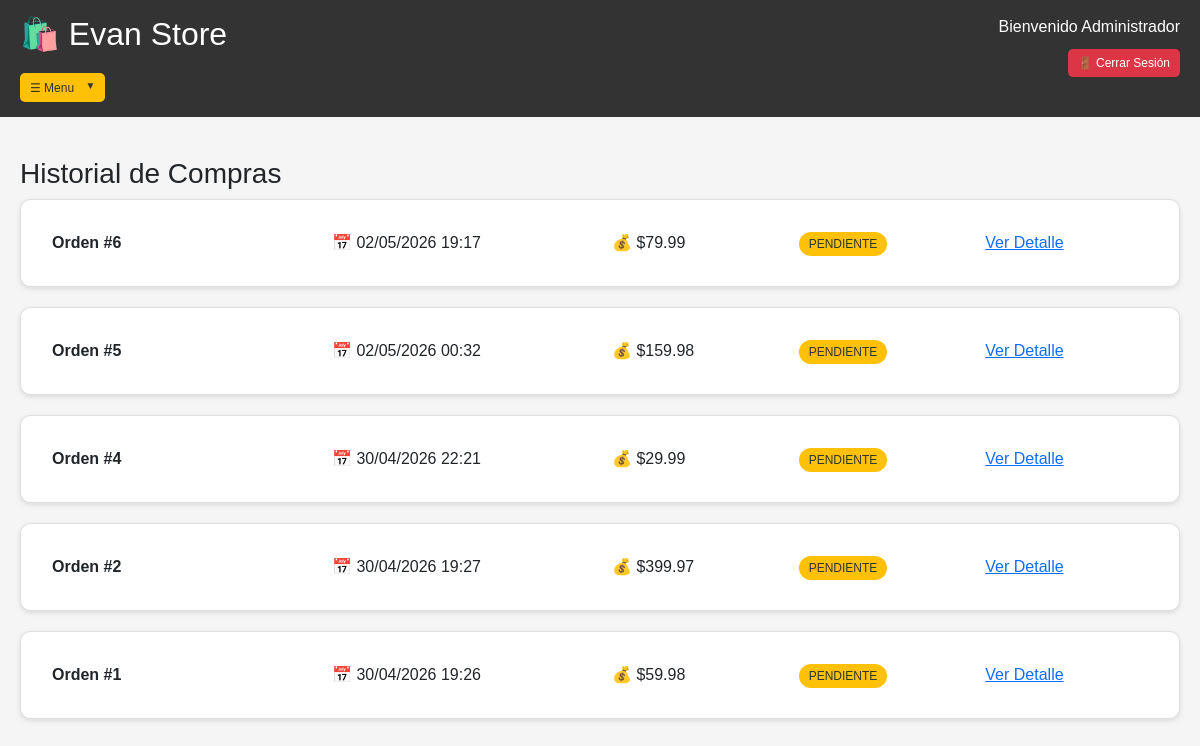
The page /mis-ordenes (signed in) on the database as committed earlier.
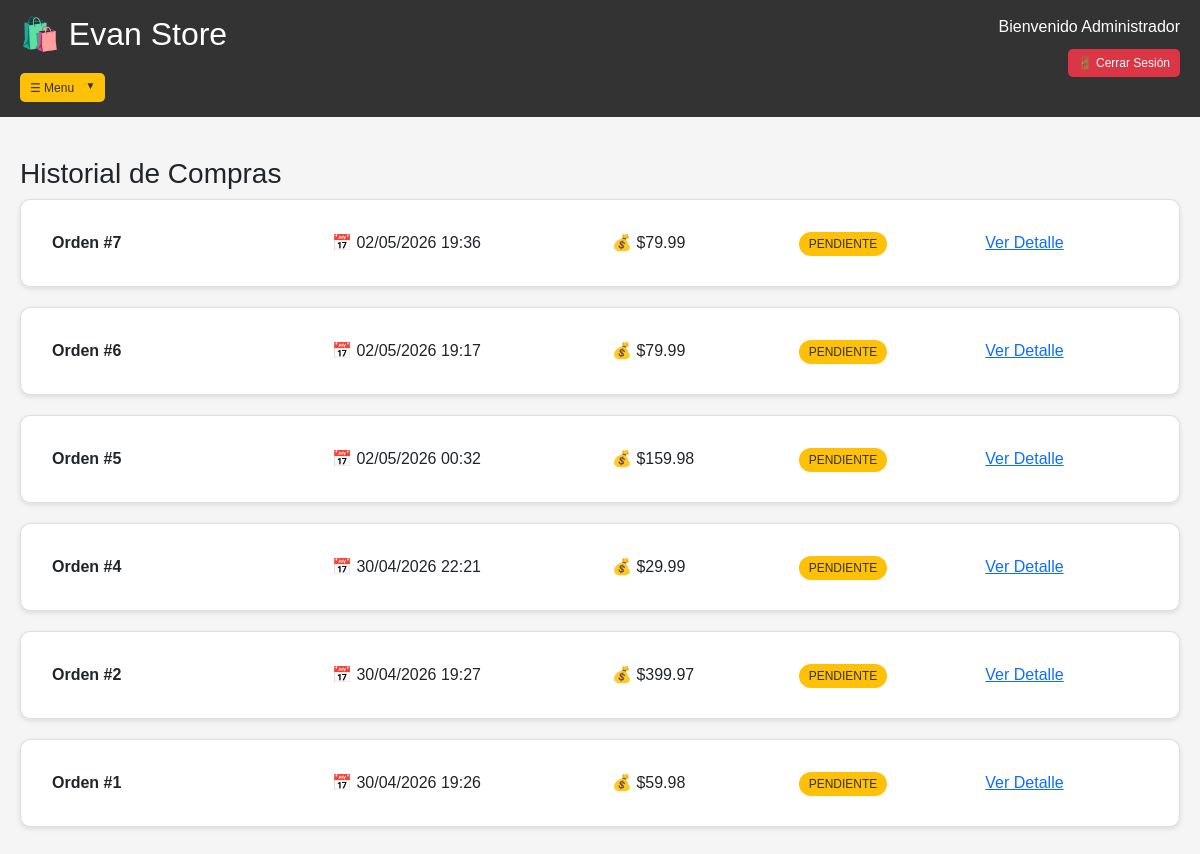
The same page on the database as committed later.
### models.py (models this page shows, shortened)
class Usuario(UserMixin, db.Model):
    id = db.Column(db.Integer, primary_key=True)
    nombre = db.Column(db.String(100), nullable=False)
    usuario = db.Column(db.String(80), unique=True, nullable=False)
    celular = db.Column(db.String(20), nullable=False)
    email = db.Column(db.String(120), unique=True, nullable=False)
    password_hash = db.Column(db.String(255), nullable=False)
    es_admin = db.Column(db.Boolean, default=False)
    fecha_registro = db.Column(db.DateTime, default=datetime.utcnow)

class Orden(db.Model):
    id = db.Column(db.Integer, primary_key=True)
    usuario_id = db.Column(db.Integer, db.ForeignKey('usuario.id'), nullable=False)
    fecha = db.Column(db.DateTime, default=datetime.utcnow)
    total = db.Column(db.Float, nullable=False)
    estado = db.Column(db.String(50), default='pendiente')  # pendiente, pagado, enviado, entregado
    usuario = db.relationship('Usuario', backref='ordenes')

### app.py (the view)
@app.route('/mis-ordenes')
@login_required
def mis_ordenes():
    ordenes = Orden.query.filter_by(usuario_id=current_user.id).order_by(Orden.fecha.desc()).all()
    return render_template('mis_ordenes.html', ordenes=ordenes)

### app.py (called while the page is built)
@login_manager.user_loader
def load_user(user_id):
    return Usuario.query.get(int(user_id))

### templates/mis_ordenes.html (shortened to what this page needs)
<!DOCTYPE html>
<html lang="es">
<head>
    <link href="https://cdn.jsdelivr.net/npm/bootstrap@5.1.3/dist/css/bootstrap.min.css" rel="stylesheet">
    <link rel="stylesheet" href="{{ url_for('static', filename='style.css') }}">
</head>
<body>
    {% include 'navbar.html' %}
    <div class="container">
        <h3>Historial de Compras</h3>
        {% if ordenes %}
            {% for orden in ordenes %}
            <div class="card">
                <div class="card-body">
                    <div class="row">
                        <div class="col-md-3">
                            <strong>Orden #{{ orden.id }}</strong>
                        </div>
                        <div class="col-md-3">
                            📅 {{ orden.fecha.strftime('%d/%m/%Y %H:%M') }}
                        </div>
                        <div class="col-md-2">
                            💰 ${{ "%.2f"|format(orden.total) }}
                        </div>
                        <div class="col-md-2">
                            <span class="estado-{{ orden.estado }}">{{ orden.estado|upper }}</span>
                        </div>
                        <div class="col-md-2">
                            <a href="{{ url_for('ver_orden', orden_id=orden.id) }}" class="btn-ver">Ver Detalle</a>
                        </div>
                    </div>
                </div>
            </div>
            {% endfor %}
        {% else %}
            <div class="alert alert-info">
                🛍️ No tienes órdenes de compra aún.
                <a href="{{ url_for('tienda') }}">¡Comienza a comprar!</a>
            </div>
        {% endif %}
    </div>
</body>
</html>

### templates/navbar.html (shortened to what this page needs)
<link rel="stylesheet" href="{{ url_for('static', filename='style.css') }}">
<div class="navbar">
    <div class="logo-area">
        <h2>🛍️ Evan Store</h2>
        <div class="dropdown" style="margin-top: 10px;">
            <button class="btn btn-warning btn-sm dropdown-toggle" type="button" data-bs-toggle="dropdown">
                ☰   Menu
            </button>
        </div>
    </div>
    <div class="user-area">
        <span>Bienvenido {{ current_user.nombre }}</span>
        <a href="{{ url_for('logout') }}" class="btn btn-danger btn-sm">🚪 Cerrar Sesión</a>
    </div>
</div>

### static/style.css (style rules this page uses)
* { margin: 0;padding: 0;box-sizing: border-box; }
body { font-family: Arial, sans-serif;background: #f5f5f5;min-height: 100vh; }
.navbar { background: #333;padding: 15px 20px;display: flex;justify-content: space-between;align-items: flex-start;flex-wrap: wrap; }
.logo-area h2 { color: white; margin: 0 0 10px 0; }
.user-area { text-align: right; }
.user-area span { display: block; color: white; margin-bottom: 5px; }
.user-area .btn { margin-top: 5px; }
.btn { padding: 8px 16px; border-radius: 5px; border: none; cursor: pointer; font-size: 14px; text-decoration: none; display: inline-block; }
.btn-warning { background: #ffc107; color: #333; }
.btn-danger { background: #dc3545; color: white; }
.btn-sm { padding: 5px 10px; font-size: 12px; }
.dropdown { position: relative; display: inline-block; }
.dropdown-toggle::after { display: inline-block; margin-left: 8px; content: "▼"; font-size: 10px; border: none; }
.container { max-width: 1400px; margin: 40px auto; padding: 0 20px; }
.card { border-radius: 10px; margin-bottom: 20px; background: white; padding: 15px; box-shadow: 0 2px 5px rgba(0,0,0,0.1); }
.estado-pendiente { background: #ffc107; color: #333; padding: 5px 10px; border-radius: 20px; font-size: 12px; }

Rows that differ between the two databases and show on the page:
added Orden: id "7", fecha "02/05/2026 19:36", total "79.99", estado "PENDIENTE"
